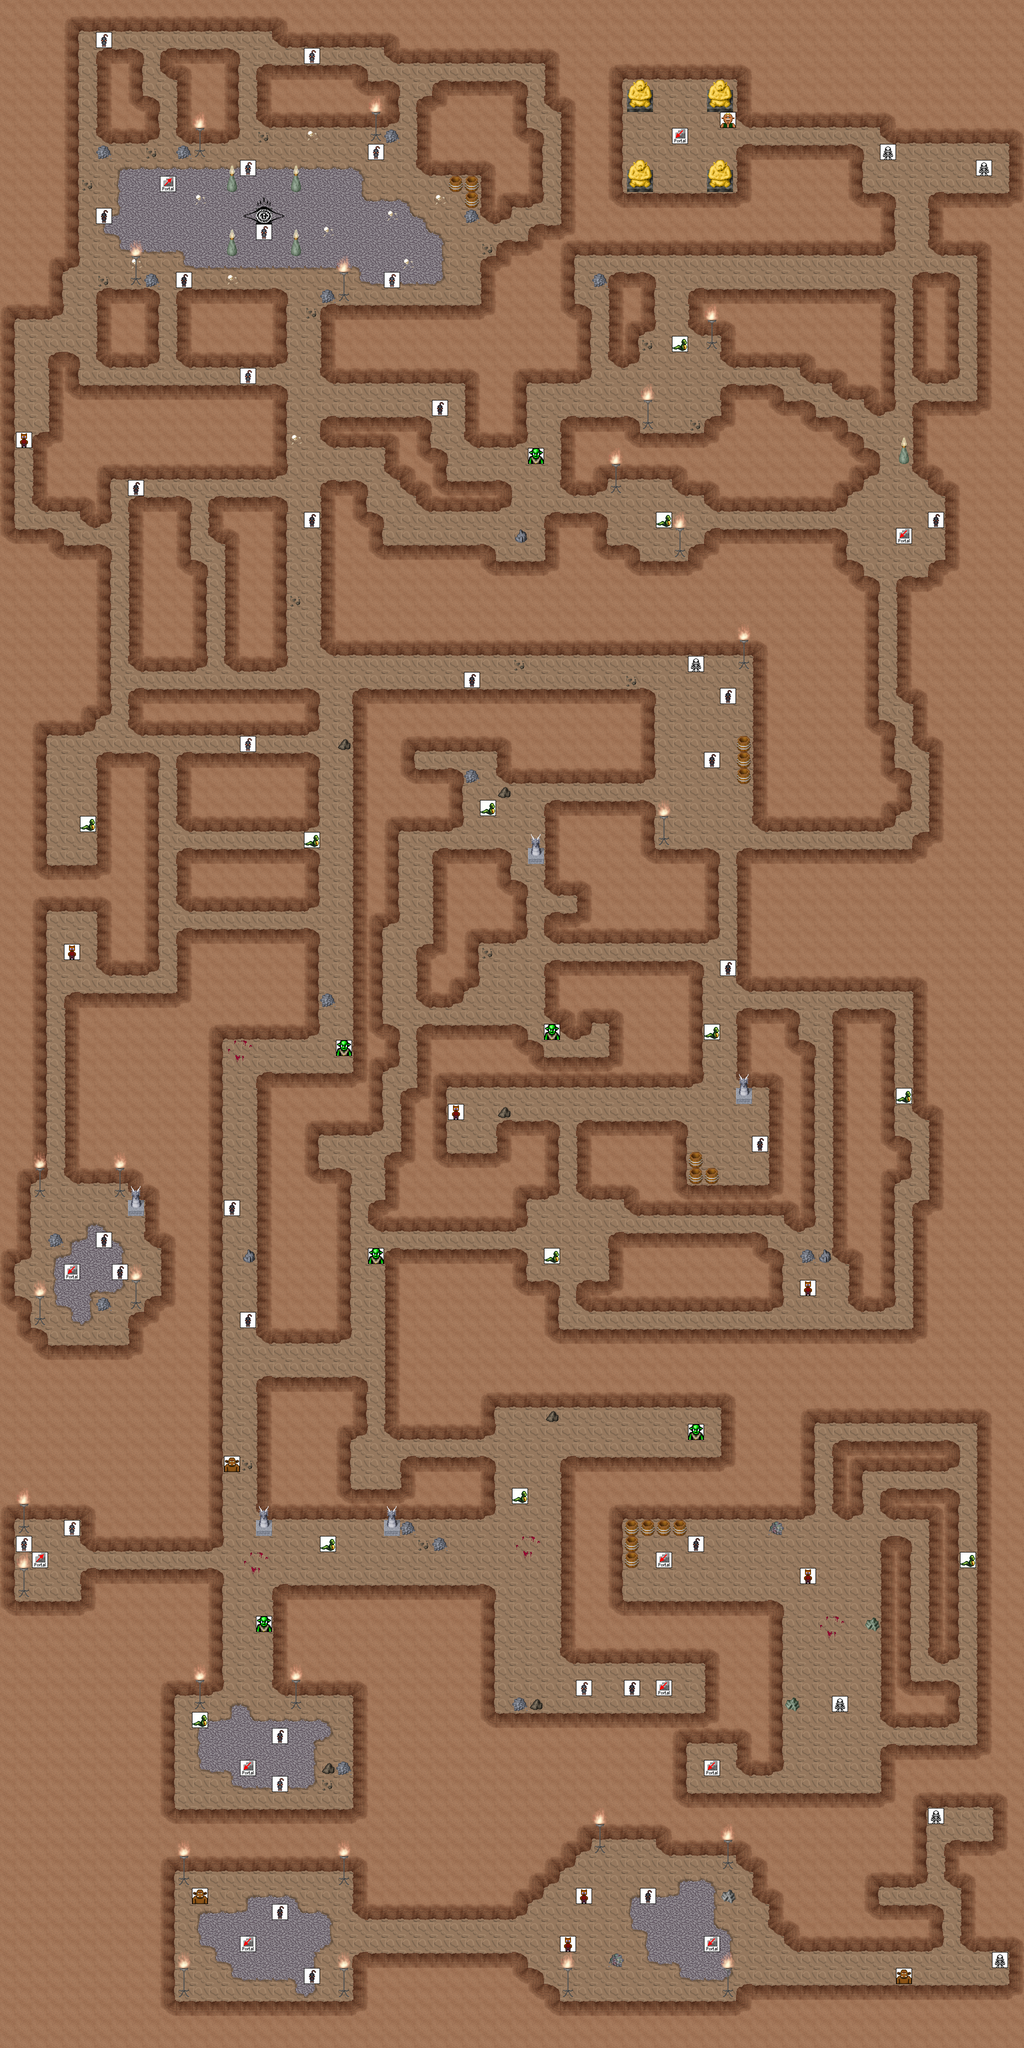

This game map was drawn from its Tiled (.tmx) file and the tilesets committed beside it. A one-line description and the trimmed map source follow:
An orthogonal 64x128 tile map with 32x32 px tiles, 5 tile layers (0_floor, 1_terrain, 2_object, 3_roof, ...), 2 hidden layers not drawn, 27 tilesets.

<map version="1.2" tiledversion="1.3.0" orientation="orthogonal" renderorder="right-down" compressionlevel="0" width="64" height="128" tilewidth="32" tileheight="32" infinite="0" nextlayerid="8" nextobjectid="1">
 <tileset firstgid="1" name="../../tileset/ground/brown.png" tilewidth="32" tileheight="32" tilecount="5" columns="5">
  <image source="../../tileset/ground/brown.png" trans="ff00ff" width="160" height="32" />
 </tileset>
 <tileset firstgid="6" name="../../tileset/building/stairs/dark_stairs.png" tilewidth="32" tileheight="32" tilecount="2" columns="1">
  <image source="../../tileset/building/stairs/dark_stairs.png" trans="ff00ff" width="32" height="64" />
 </tileset>
 <tileset firstgid="8" name="../../tileset/ground/rock/rocks_2.png" tilewidth="32" tileheight="32" tilecount="4" columns="2">
  <image source="../../tileset/ground/rock/rocks_2.png" trans="ff00ff" width="64" height="64" />
 </tileset>
 <tileset firstgid="12" name="../../tileset/item/corpse/skull_pale.png" tilewidth="32" tileheight="32" tilecount="2" columns="2">
  <image source="../../tileset/item/corpse/skull_pale.png" trans="ff00ff" width="64" height="32" />
 </tileset>
 <tileset firstgid="14" name="../../tileset/furniture/light/dark_torch.png" tilewidth="32" tileheight="32" tilecount="8" columns="2">
  <image source="../../tileset/furniture/light/dark_torch.png" trans="ff00ff" width="64" height="128" />
 </tileset>
 <tileset firstgid="22" name="../../tileset/ground/eye.png" tilewidth="32" tileheight="32" tilecount="9" columns="3">
  <image source="../../tileset/ground/eye.png" trans="ffffff" width="96" height="96" />
 </tileset>
 <tileset firstgid="31" name="../../tileset/building/decoration/floor_sparkle.png" tilewidth="32" tileheight="32" tilecount="18" columns="3">
  <image source="../../tileset/building/decoration/floor_sparkle.png" trans="ff00ff" width="96" height="192" />
 </tileset>
 <tileset firstgid="49" name="../../tileset/item/statue/grey_stone.png" tilewidth="32" tileheight="32" tilecount="4" columns="2">
  <image source="../../tileset/item/statue/grey_stone.png" trans="ff00ff" width="64" height="64" />
 </tileset>
 <tileset firstgid="53" name="../../tileset/item/statue/blobcreature.png" tilewidth="32" tileheight="32" tilecount="4" columns="2">
  <image source="../../tileset/item/statue/blobcreature.png" trans="ff00ff" width="64" height="64" />
 </tileset>
 <tileset firstgid="57" name="../../tileset/item/pot/barrel.png" tilewidth="32" tileheight="32" tilecount="2" columns="1">
  <image source="../../tileset/item/pot/barrel.png" trans="ff00ff" width="32" height="64" />
 </tileset>
 <tileset firstgid="59" name="logic/creature/kobold" tilewidth="32" tileheight="32" tilecount="6" columns="6">
  <image source="../../tileset/logic/creature/kobold.png" width="192" height="32" />
 </tileset>
 <tileset firstgid="65" name="logic/creature/rodent" tilewidth="32" tileheight="32" tilecount="8" columns="8">
  <image source="../../tileset/logic/creature/rodent.png" width="256" height="32" />
 </tileset>
 <tileset firstgid="73" name="logic/portal" tilewidth="32" tileheight="32" tilecount="16" columns="8">
  <image source="../../tileset/logic/portal.png" width="256" height="64" />
 </tileset>
 <tileset firstgid="89" name="logic/creature/troll" tilewidth="32" tileheight="32" tilecount="4" columns="4">
  <image source="../../tileset/logic/creature/troll.png" width="128" height="32" />
 </tileset>
 <tileset firstgid="93" name="logic/creature/goblin" tilewidth="32" tileheight="32" tilecount="3" columns="3">
  <image source="../../tileset/logic/creature/goblin.png" width="96" height="32" />
 </tileset>
 <tileset firstgid="96" name="logic/collision" tilewidth="32" tileheight="32" tilecount="1" columns="1">
  <image source="../../tileset/logic/collision.png" width="32" height="32" />
 </tileset>
 <tileset firstgid="97" name="ground/stone_floors.png" tilewidth="32" tileheight="32" tilecount="6" columns="3">
  <image source="../../tileset/ground/stone_floors.png" width="96" height="64" />
 </tileset>
 <tileset firstgid="103" name="brown edges" tilewidth="32" tileheight="32" tilecount="18" columns="6">
  <image source="../../tileset/ground/brown_edges.png" width="192" height="96" />
 </tileset>
 <tileset firstgid="121" name="brown corners" tilewidth="32" tileheight="32" tilecount="8" columns="4">
  <image source="../../tileset/ground/brown_corners.png" width="128" height="64" />
 </tileset>
 <tileset firstgid="129" name="ironlamp" tilewidth="32" tileheight="32" tilecount="3" columns="1">
  <image source="../../tileset/furniture/light/iron_lamp.png" width="32" height="96" />
 </tileset>
 <tileset firstgid="132" name="flames" tilewidth="32" tileheight="32" tilecount="6" columns="6">
  <image source="../../tileset/furniture/light/flames.png" width="192" height="32" />
 </tileset>
 <tileset firstgid="138" name="blood" tilewidth="32" tileheight="32" tilecount="4" columns="2">
  <image source="../../tileset/item/blood/small_stains.png" width="64" height="64" />
 </tileset>
 <tileset firstgid="142" name="rocks3" tilewidth="32" tileheight="32" tilecount="16" columns="4">
  <image source="../../tileset/ground/rock/rocks_3.png" width="128" height="128" />
 </tileset>
 <tileset firstgid="158" name="logic/protection" tilewidth="32" tileheight="32" tilecount="2" columns="2">
  <image source="../../tileset/logic/protection.png" width="64" height="32" />
 </tileset>
 <tileset firstgid="160" name="logic/creature/reptile" tilewidth="32" tileheight="32" tilecount="7" columns="7">
  <image source="../../tileset/logic/creature/reptile.png" width="224" height="32" />
 </tileset>
 <tileset firstgid="167" name="logic/creature/undead_skeleton" tilewidth="32" tileheight="32" tilecount="6" columns="6">
  <image source="../../tileset/logic/creature/undead_skeleton.png" width="192" height="32" />
 </tileset>
 <tileset firstgid="173" name="int_sandstone" tilewidth="32" tileheight="32" tilecount="15" columns="3">
  <image source="../../tileset/building/wall/int_sandstone.png" width="96" height="160" />
 </tileset>
 <layer id="1" name="0_floor" width="64" height="128">
  <data>[8192 cells, 8192 non-empty, 3 distinct tile ids]</data>
 </layer>
 <layer id="2" name="1_terrain" width="64" height="128">
  <data>[8192 cells, 2481 non-empty, 49 distinct tile ids]</data>
 </layer>
 <layer id="3" name="2_object" width="64" height="128">
  <data>[8192 cells, 78 non-empty, 8 distinct tile ids]</data>
 </layer>
 <layer id="4" name="3_roof" width="64" height="128">
  <data>[8192 cells, 30 non-empty, 5 distinct tile ids]</data>
 </layer>
 <layer id="5" name="objects" width="64" height="128">
  <data>[8192 cells, 79 non-empty, 10 distinct tile ids]</data>
 </layer>
 <layer id="6" name="collision" width="64" height="128" visible="0" opacity="0.24">
  <data>[8192 cells, 5755 non-empty, 1 distinct tile ids]</data>
 </layer>
 <layer id="7" name="protection" width="64" height="128" visible="0" opacity="0.36">
  <data>[8192 cells, 8192 non-empty, 1 distinct tile ids]</data>
 </layer>
</map>
